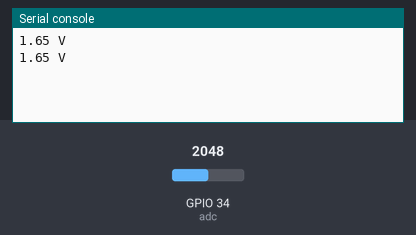
This program was run on a simulated ESP32 board running MicroPython. Shown: the last lines printed to the serial console. The test bench sets the inputs (shaded band); at power-on: GPIO 34 (adc) = 2048 (analog values on the 0–4095 scale).

Above: at 1.2 s.
1.3 s: GPIO 34 (adc) set to 2866
At 2.6 s:
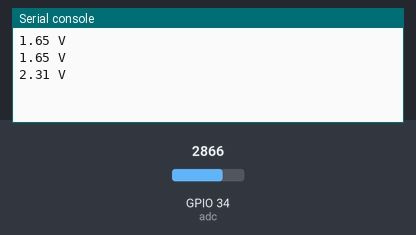
2.8 s: GPIO 34 (adc) set to 3603
At 3.8 s:
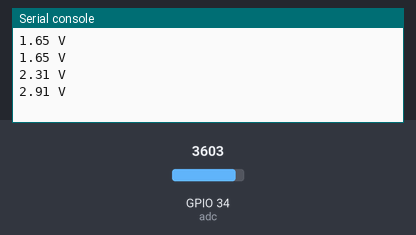
Timing chart, 0 to 5.8 s (numbered marks = the images above; inputs shaded):
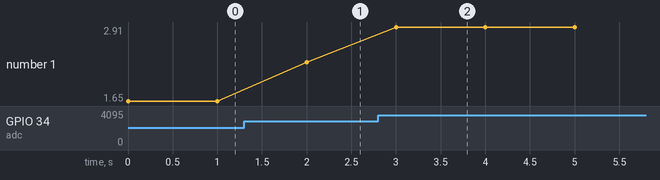

Measured:
- after the input at 1.3 s, the serial console: prints a new line after 0.70 s (image 1)
- after the input at 2.8 s, the serial console: prints a new line after 0.20 s (image 2)
- plotted number 1: 1.65 → 2.31 after the input at 1.3 s, 2.31 → 2.91 after the input at 2.8 s

The program:

adc4.py
```python
from machine import Pin, ADC
import time

adc = ADC(Pin(34))
adc.atten(ADC.ATTN_11DB)
adc.width(ADC.WIDTH_9BIT) #For range between 0-511
while True:
    val = adc.read()
    val = val * (3.3 / 511)
    print(round(val, 2), "V")
    time.sleep_ms(1000)
```
